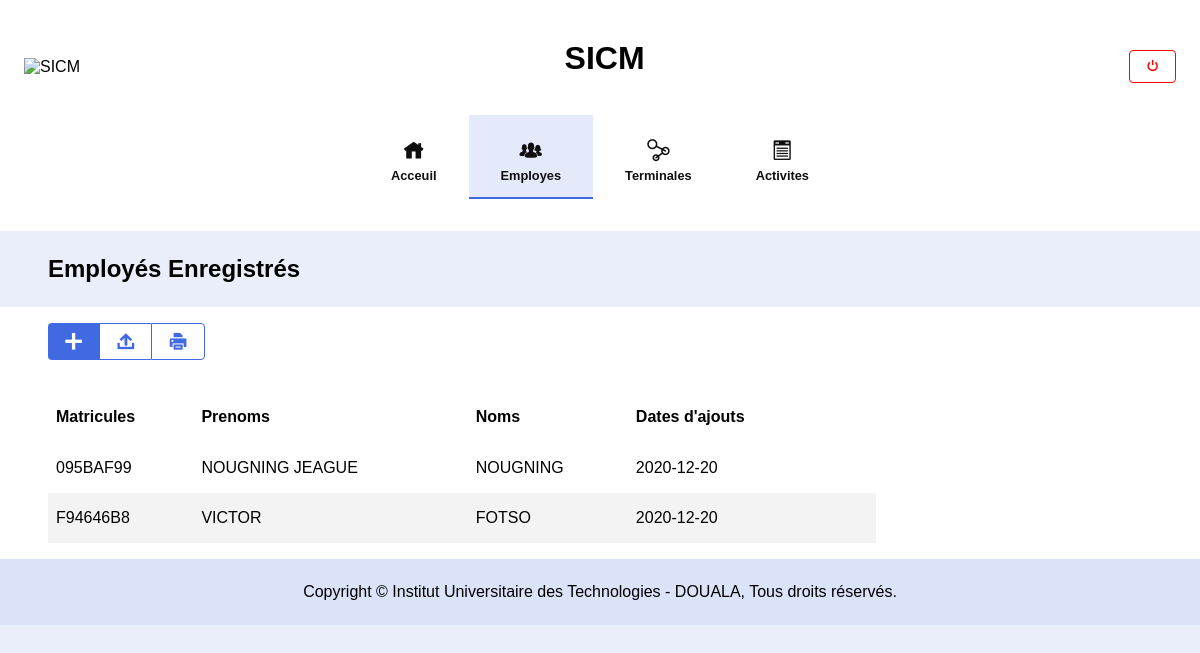
The page /employes (signed in) on the database as committed earlier.
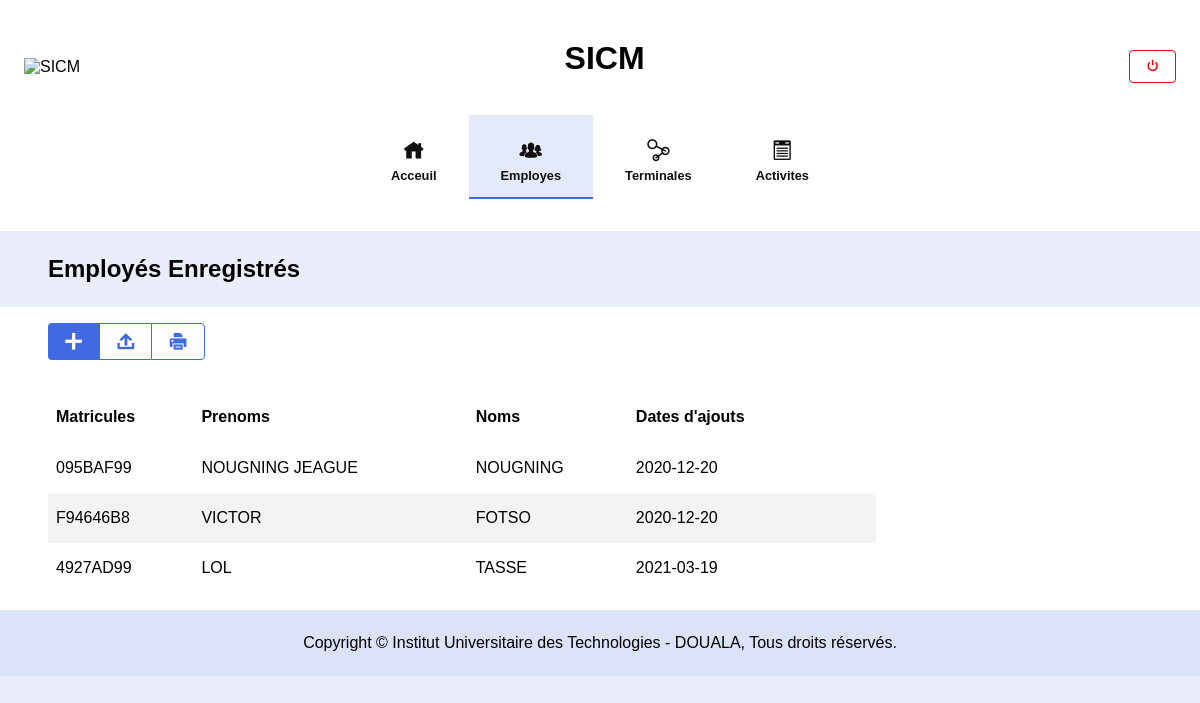
The same page on the database as committed later.
### sicm/models.py (models this page shows, shortened)
class Employee(db.Model):
    matricule = db.Column(db.String(200), primary_key=True)
    first_name = db.Column(db.String(20), nullable=False)
    last_name = db.Column(db.String(20), nullable=False)
    created_on = db.Column(db.DateTime, default=datetime.now)
    activties = db.relationship('Activity', backref='employee', lazy=True, cascade="all, delete")
    def json(self, with_activities=False):
        data = {
            'matricule': self.matricule,
            'prenom': self.first_name,
            'nom': self.last_name,
            'dates_d\'ajout': self.created_on.date(),
        }
        if with_activities:
            data['activities'] = [i.json() for i in self.activties]
        return data

### sicm/routes.py (the view, shortened to what this page needs)
@app.route('/employes', methods=['GET', 'POST'])
@login_required
def employees():
    data = [ i.json() for i in Employee.query.all() ]
    return render_template("sicm/employees.html", page_title="employés enregistrés", data=data, page_index=1)

### sicm/models.py (called while the page is built)
@login_manager.user_loader
def load_user(username):
    return Admin.query.get(username)

### sicm/templates/sicm/employees.html (shortened to what this page needs)
{% extends "sicm/_layout.html" %}
{% from 'sicm/macros/utils.html' import generate_table_head %}
{% from 'sicm/macros/utils.html' import generate_table_body %}
{% block main_body %}
    <table class="datatable" id="dataTable" cellspacing="0">
        <thead>
            {% if data[0] %}
                <tr>
                    {{ generate_table_head(data[0]) }}
                </tr>
            {% endif %}
        </thead>
        <tbody>
            {{ generate_table_body(data, withOptions=True, options=[['delete_employee', 'minus-circle']]) }}
        </tbody>
    </table>
{% endblock %}

### sicm/templates/sicm/_layout.html (shortened to what this page needs)
<!DOCTYPE html>
<html lang="en">
<head>
    {% include('sicm/includes/main_styles.html') %}
</head>
<body>
    {% include('sicm/sections/_header.html') %}
    <main class="main">
        <div class="main__header">
            <h2 class="main__header__title">
                {{ page_title.title() }}
            </h2>
        </div>
        <div class="main__actions_menu">
            <div class="primary_actions">
                {% include "sicm/sections/primary_actions.html" %}
            </div>
        </div>
        <div class="main__body">
            <div class="main__body__content">
                {% block main_body  %}
                {% endblock %}
            </div>
            <div class="main__body__sidenav">
                {% block sidenav_content %}
                    <div class="info_table">
                    </div>
                {% endblock %}
            </div>
        </div>
    </main>
    <footer class="footer">
        Copyright &copy; Institut Universitaire des Technologies - DOUALA, Tous droits réservés.
    </footer>
</body>
</html>

### sicm/templates/sicm/macros/utils.html (shortened to what this page needs)
{% macro generate_table_head(item) %}
    {% if item %}
        {% for key in item %}
            <th>{{ " ".join(key.split('_')).capitalize() }}s</th>
        {% endfor %}
    {% endif %}
{% endmacro %}
{% macro generate_table_body(data, withOptions=False, options=[]) %}
    {% if data %}
        {% for row in data %}
            <tr role="row">
                {% for ck, col in row.items() %}
                    <td>{{ col }}</td>
                {% endfor %}
                {% if withOptions == True %}
                    <td class="actions">
                    </td>
                {% endif %}
            </tr>
        {% endfor %}
    {% endif %}
{% endmacro %}

### sicm/templates/sicm/includes/main_styles.html
<link rel="stylesheet" href="{{ url_for('static', filename='css/main.css') }}">
<link rel="stylesheet" href="{{ url_for('static', filename='css/icons/icofont.min.css') }}">

### sicm/templates/sicm/sections/_header.html (shortened to what this page needs)
<header class="header">
    <div class="header__section header_top">
        <div class="logo_wrapper">
            <img src="#" alt="SICM" class="logo_wrapper__img">
        </div>
        <div class="title_wrapper">
            <h1 class="title_wrapper__title">SICM</h1>
        </div>
        <div class="options_wrapper">
            <a href="{{ url_for('logout') }}" class="options_wrapper__action button button--danger button--special"> <i
                    class="icofont-power"></i> <span>Deconnecter</span></a>
        </div>
    </div>
    <nav class="header__section primary_nav">
        <a href="{{ url_for('home') }}" class="primary_nav__item {% if page_index == 0 %}primary_nav__item--active {% endif %}">
            <i class="icofont-home"></i>
            Acceuil
        </a>
        <a href="{{ url_for('employees') }}" class="primary_nav__item {% if page_index == 1 %}primary_nav__item--active {% endif %}">
            <i class="icofont-users-alt-5"></i>
            Employes
        </a>
        <a href="{{ url_for('terminals') }}" class="primary_nav__item {% if page_index == 2 %}primary_nav__item--active {% endif %}">
            <i class="icofont-ui-social-link"></i>
            Terminales
        </a>
        <a href="{{ url_for('activity_listing') }}" class="primary_nav__item {% if page_index == 3 %}primary_nav__item--active {% endif %} ">
            <i class="icofont-list"></i>
            Activites
        </a>
    </nav>
</header>

### sicm/templates/sicm/sections/primary_actions.html (shortened to what this page needs)
{% if page_index != 0 %}
    {% if page_index != 3 %}
        <button class="button button--primary button--special collapse-action" data-collapse-target="#newForm">
            <i class="icofont-plus"></i>
        </button>
    {% endif %}
    <a class="button button--secondary button--special" href="?export=True">
        <i class="icofont-upload-alt"></i>
    </a>
    <button class="button button--secondary button--special">
        <i class="icofont-print"></i>
    </button>
{% endif %}

Rows that differ between the two databases and show on the page:
added Employee: matricule "4927AD99", first_name "LOL", last_name "TASSE", row "2021-03-19"
